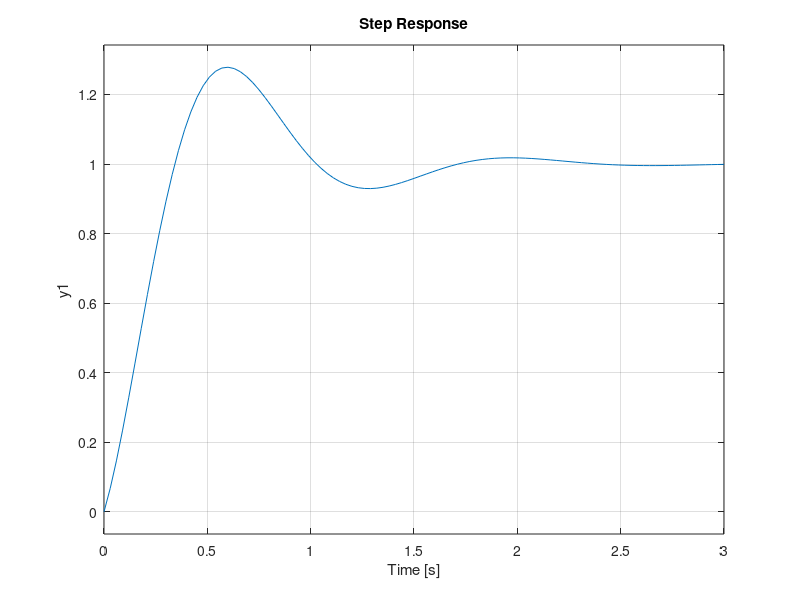

This figure's MATLAB source:
clc, clear all;

num = [0 2 25];
den = [1 4 25];

G = tf(num, den);

% Gerar curva de resposta ao degrau unitário
step(G);
